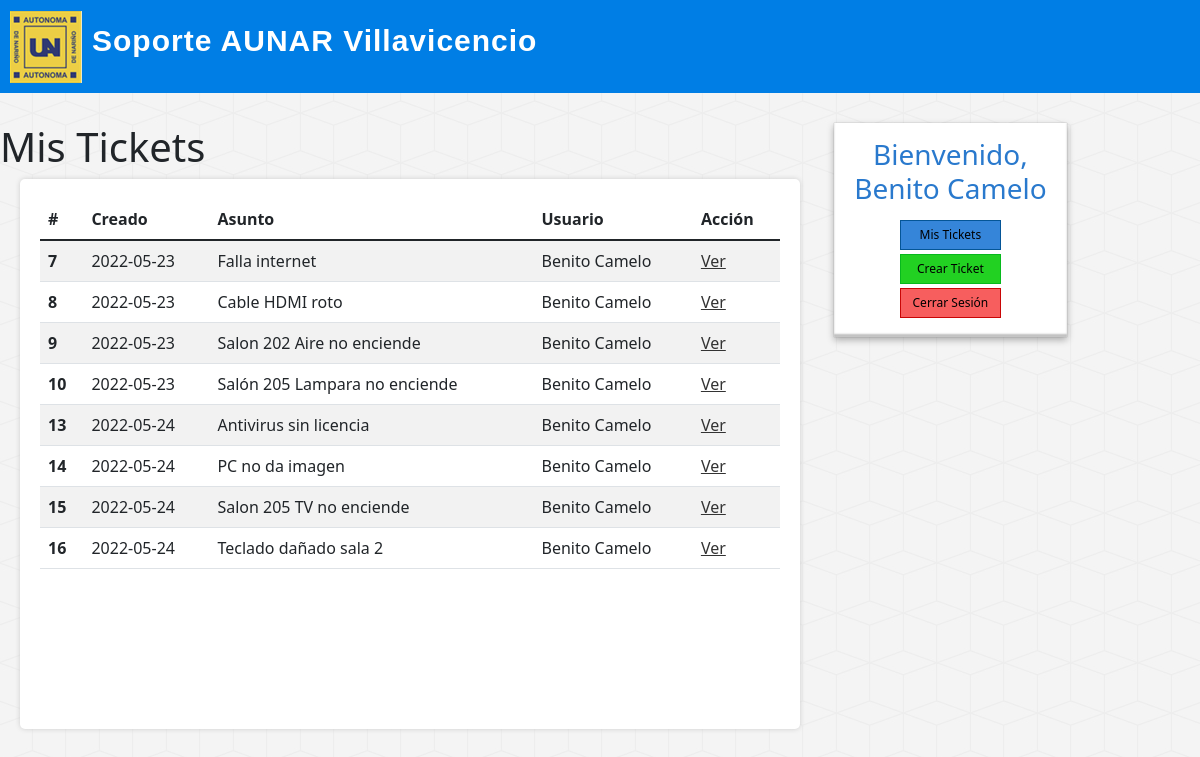
The page /index.php (signed in) on the database its author committed.
### tables this page shows
CREATE TABLE `tickets` (
  `id` int(255) NOT NULL,
  `usuario_id` int(255) NOT NULL,
  `categoria_incidente_id` int(5) NOT NULL,
  `asunto` varchar(255) NOT NULL,
  `descripcion` mediumtext NOT NULL,
  `id_nivel_urgencia` int(5) NOT NULL,
  `id_departamento_soporte` int(5) NOT NULL,
  `id_calificacion` int(5) DEFAULT NULL,
  `id_estado_ticket` int(8) NOT NULL,
  `fecha_creacion` date NOT NULL,
  `fecha_cierre` date DEFAULT NULL
);

CREATE TABLE `usuarios` (
  `id` int(255) NOT NULL,
  `nombre` varchar(255) NOT NULL,
  `rol_id` int(5) NOT NULL,
  `cargo` varchar(255) NOT NULL,
  `email` varchar(255) NOT NULL,
  `password` varchar(255) NOT NULL,
  `fecha_alta` date NOT NULL DEFAULT current_timestamp()
);

### index.php (the view)
<?php
    require_once("includes/cabecera.php");
?>
        <?php require_once("includes/lateral.php") ?>
            <?php
              if(isset($_SESSION['usuario']['id'])){
                  $tickets = llamarTickets($db);
                  if($tickets != null){
                    echo
                        '<div id="principal">
                        <table class="table table-striped">
                        <thead>
                          <tr>
                            <th scope="col">#</th>
                            <th scope="col">Creado</th>
                            <th scope="col">Asunto</th>
                            <th scope="col">Usuario</th>
                            <th scope="col">Acción</th>
                          </tr>
                        </thead>
                        <tbody>';
                    while($ticket = mysqli_fetch_assoc($tickets)){
                        echo
                        '
                          <tr>
                            <th scope="row">'.$ticket['id'].'</th>
                            <td>'.$ticket['fecha_creacion'].'</td>
                            <td>'.$ticket["asunto"].'</td>
                            <td>'.$ticket["usuario"].'</td>
                            <td><a href="detalle_ticket.php?id='.$ticket['id'].'">Ver</a></td>
                          </tr>
                      ';
                    }
                  }else{
                    echo
                    '<h4>No se han encontrado tickets</h4>';
                  }
                  echo
                  '</tbody>
                  </table>
                  </div>';
              }
            ?>
<?php require_once("includes/pie.php")?>

### assets/css/style.css (style rules this page uses)
body { background: url(../img/cubes.png) #f4f4f4; font-family: Roboto, -apple-system, BlinkMacSystemFont, "Segoe UI", Roboto, Oxygen, Ubuntu, Cantarell, "Open Sans", "Helvetica Neue", sans-serif; }
#principal { float: left; width: 65%; min-height: 550px; background: white; border-radius: 5px; box-shadow: 0px 0px 5px #ccc; margin-left: 20px; overflow: hidden; padding: 20px; }
#principal a { color: #333; }

### rows shown on the page
tickets: id "7", fecha_creacion "2022-05-23", asunto "Falla internet", usuario.nombre "Benito Camelo"
tickets: id "8", fecha_creacion "2022-05-23", asunto "Cable HDMI roto", usuario.nombre "Benito Camelo"
tickets: id "9", fecha_creacion "2022-05-23", asunto "Salon 202 Aire no enciende", usuario.nombre "Benito Camelo"
tickets: id "10", fecha_creacion "2022-05-23", asunto "Salón 205 Lampara no enciende", usuario.nombre "Benito Camelo"
tickets: id "13", fecha_creacion "2022-05-24", asunto "Antivirus sin licencia", usuario.nombre "Benito Camelo"
tickets: id "14", fecha_creacion "2022-05-24", asunto "PC no da imagen", usuario.nombre "Benito Camelo"
tickets: id "15", fecha_creacion "2022-05-24", asunto "Salon 205 TV no enciende", usuario.nombre "Benito Camelo"
tickets: id "16", fecha_creacion "2022-05-24", asunto "Teclado dañado sala 2", usuario.nombre "Benito Camelo"

### other values the page prints
$_SESSION['usuario']['nombre'] "Benito Camelo"
